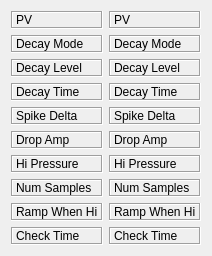
   <widget class="QWidget" name="layoutWidget">
    <property name="geometry">
     <rect>
      <x>20</x>
      <y>530</y>
      <width>164</width>
      <height>227</height>
     </rect>
    </property>
    <layout class="QGridLayout" name="gridLayout">
     <item row="0" column="1">
      <widget class="QLabel" name="vac_pv_val">
       <property name="frameShape">
        <enum>QFrame::Box</enum>
       </property>
       <property name="frameShadow">
        <enum>QFrame::Sunken</enum>
       </property>
       <property name="text">
        <string>PV</string>
       </property>
       <property name="scaledContents">
        <bool>false</bool>
       </property>
      </widget>
     </item>
     <item row="1" column="1">
      <widget class="QLabel" name="vac_decay_mode_val">
       <property name="frameShape">
        <enum>QFrame::Box</enum>
       </property>
       <property name="frameShadow">
        <enum>QFrame::Sunken</enum>
       </property>
       <property name="text">
        <string>Decay Mode</string>
       </property>
       <property name="scaledContents">
        <bool>false</bool>
       </property>
      </widget>
     </item>
     <item row="2" column="0">
      <widget class="QLabel" name="vac_decay_level">
       <property name="frameShape">
        <enum>QFrame::Box</enum>
       </property>
       <property name="frameShadow">
        <enum>QFrame::Sunken</enum>
       </property>
       <property name="text">
        <string>Decay Level</string>
       </property>
       <property name="scaledContents">
        <bool>false</bool>
       </property>
      </widget>
     </item>
     <item row="3" column="1">
      <widget class="QLabel" name="vac_decay_time_val">
       <property name="frameShape">
        <enum>QFrame::Box</enum>
       </property>
       <property name="frameShadow">
        <enum>QFrame::Sunken</enum>
       </property>
       <property name="text">
        <string>Decay Time</string>
       </property>
       <property name="scaledContents">
        <bool>false</bool>
       </property>
      </widget>
     </item>
     <item row="5" column="0">
      <widget class="QLabel" name="vac_drop_amp">
       <property name="frameShape">
        <enum>QFrame::Box</enum>
       </property>
       <property name="frameShadow">
        <enum>QFrame::Sunken</enum>
       </property>
       <property name="text">
        <string>Drop Amp</string>
       </property>
       <property name="scaledContents">
        <bool>false</bool>
       </property>
      </widget>
     </item>
     <item row="6" column="0">
      <widget class="QLabel" name="vac_hi_pressure">
       <property name="frameShape">
        <enum>QFrame::Box</enum>
       </property>
       <property name="frameShadow">
        <enum>QFrame::Sunken</enum>
       </property>
       <property name="text">
        <string>Hi Pressure</string>
       </property>
       <property name="scaledContents">
        <bool>false</bool>
       </property>
      </widget>
     </item>
     <item row="4" column="0">
      <widget class="QLabel" name="vac_spike_delta">
       <property name="frameShape">
        <enum>QFrame::Box</enum>
       </property>
       <property name="frameShadow">
        <enum>QFrame::Sunken</enum>
       </property>
       <property name="text">
        <string>Spike Delta</string>
       </property>
       <property name="scaledContents">
        <bool>false</bool>
       </property>
      </widget>
     </item>
     <item row="4" column="1">
      <widget class="QLabel" name="vac_spike_delta_val">
       <property name="frameShape">
        <enum>QFrame::Box</enum>
       </property>
       <property name="frameShadow">
        <enum>QFrame::Sunken</enum>
       </property>
       <property name="text">
        <string>Spike Delta</string>
       </property>
       <property name="scaledContents">
        <bool>false</bool>
       </property>
      </widget>
     </item>
     <item row="0" column="0">
      <widget class="QLabel" name="vac_pv">
       <property name="frameShape">
        <enum>QFrame::Box</enum>
       </property>
       <property name="frameShadow">
        <enum>QFrame::Sunken</enum>
       </property>
       <property name="text">
        <string>PV</string>
       </property>
       <property name="scaledContents">
        <bool>false</bool>
       </property>
      </widget>
     </item>
     <item row="3" column="0">
      <widget class="QLabel" name="vac_decay_time">
       <property name="frameShape">
        <enum>QFrame::Box</enum>
       </property>
       <property name="frameShadow">
        <enum>QFrame::Sunken</enum>
       </property>
       <property name="text">
        <string>Decay Time</string>
       </property>
       <property name="scaledContents">
        <bool>false</bool>
       </property>
      </widget>
     </item>
     <item row="7" column="0">
      <widget class="QLabel" name="vac_num_samples_to_average">
       <property name="frameShape">
        <enum>QFrame::Box</enum>
       </property>
       <property name="frameShadow">
        <enum>QFrame::Sunken</enum>
       </property>
       <property name="text">
        <string>Num Samples</string>
       </property>
       <property name="scaledContents">
        <bool>false</bool>
       </property>
      </widget>
     </item>
     <item row="7" column="1">
      <widget class="QLabel" name="vac_num_samples_to_average_val">
       <property name="frameShape">
        <enum>QFrame::Box</enum>
       </property>
       <property name="frameShadow">
        <enum>QFrame::Sunken</enum>
       </property>
       <property name="text">
        <string>Num Samples</string>
       </property>
       <property name="scaledContents">
        <bool>false</bool>
       </property>
      </widget>
     </item>
     <item row="5" column="1">
      <widget class="QLabel" name="vac_drop_amp_val">
       <property name="frameShape">
        <enum>QFrame::Box</enum>
       </property>
       <property name="frameShadow">
        <enum>QFrame::Sunken</enum>
       </property>
       <property name="text">
        <string>Drop Amp</string>
       </property>
       <property name="scaledContents">
        <bool>false</bool>
       </property>
      </widget>
     </item>
     <item row="8" column="0">
      <widget class="QLabel" name="ramp_when_hi">
       <property name="frameShape">
        <enum>QFrame::Box</enum>
       </property>
       <property name="frameShadow">
        <enum>QFrame::Sunken</enum>
       </property>
       <property name="text">
        <string>Ramp When Hi</string>
       </property>
       <property name="scaledContents">
        <bool>false</bool>
       </property>
      </widget>
     </item>
     <item row="1" column="0">
      <widget class="QLabel" name="vac_decay_mode">
       <property name="frameShape">
        <enum>QFrame::Box</enum>
       </property>
       <property name="frameShadow">
        <enum>QFrame::Sunken</enum>
       </property>
       <property name="text">
        <string>Decay Mode</string>
       </property>
       <property name="scaledContents">
        <bool>false</bool>
       </property>
      </widget>
     </item>
     <item row="2" column="1">
      <widget class="QLabel" name="vac_decay_level_val">
       <property name="frameShape">
        <enum>QFrame::Box</enum>
       </property>
       <property name="frameShadow">
        <enum>QFrame::Sunken</enum>
       </property>
       <property name="text">
        <string>Decay Level</string>
       </property>
       <property name="scaledContents">
        <bool>false</bool>
       </property>
      </widget>
     </item>
     <item row="6" column="1">
      <widget class="QLabel" name="vac_hi_pressure_val">
       <property name="frameShape">
        <enum>QFrame::Box</enum>
       </property>
       <property name="frameShadow">
        <enum>QFrame::Sunken</enum>
       </property>
       <property name="text">
        <string>Hi Pressure</string>
       </property>
       <property name="scaledContents">
        <bool>false</bool>
       </property>
      </widget>
     </item>
     <item row="8" column="1">
      <widget class="QLabel" name="ramp_when_hi_val">
       <property name="frameShape">
        <enum>QFrame::Box</enum>
       </property>
       <property name="frameShadow">
        <enum>QFrame::Sunken</enum>
       </property>
       <property name="text">
        <string>Ramp When Hi</string>
       </property>
       <property name="scaledContents">
        <bool>false</bool>
       </property>
      </widget>
     </item>
     <item row="9" column="1">
      <widget class="QLabel" name="vac_spike_check_time_val">
       <property name="frameShape">
        <enum>QFrame::Box</enum>
       </property>
       <property name="frameShadow">
        <enum>QFrame::Sunken</enum>
       </property>
       <property name="text">
        <string>Check Time</string>
       </property>
       <property name="scaledContents">
        <bool>false</bool>
       </property>
      </widget>
     </item>
     <item row="9" column="0">
      <widget class="QLabel" name="vac_spike_check_time">
       <property name="frameShape">
        <enum>QFrame::Box</enum>
       </property>
       <property name="frameShadow">
        <enum>QFrame::Sunken</enum>
       </property>
       <property name="text">
        <string>Check Time</string>
       </property>
       <property name="scaledContents">
        <bool>false</bool>
       </property>
      </widget>
     </item>
    </layout>
   </widget>
